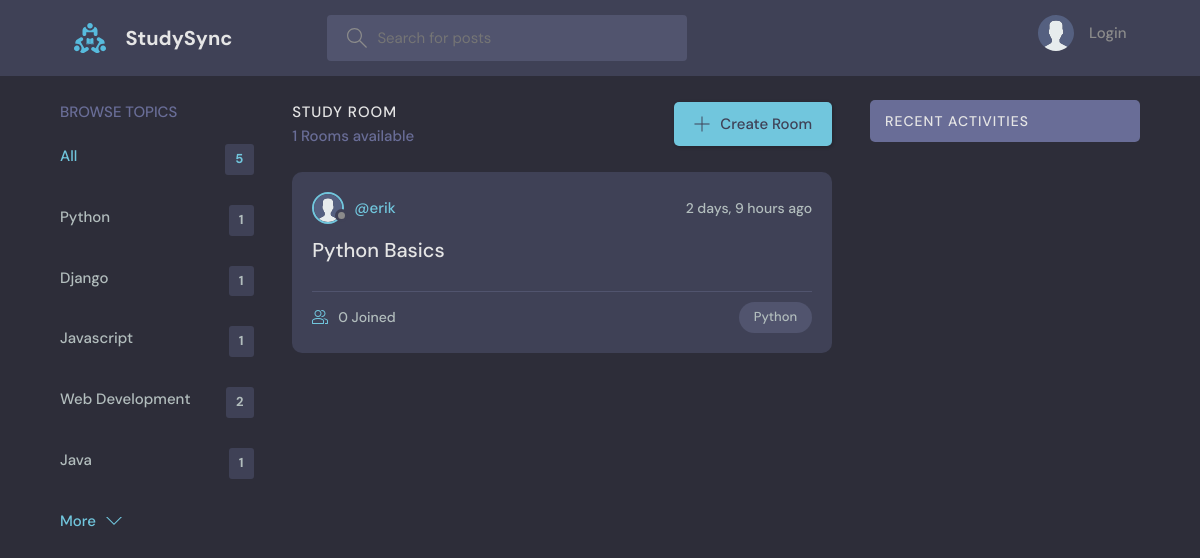
/?q=Python, run on an earlier commit of the app's database.
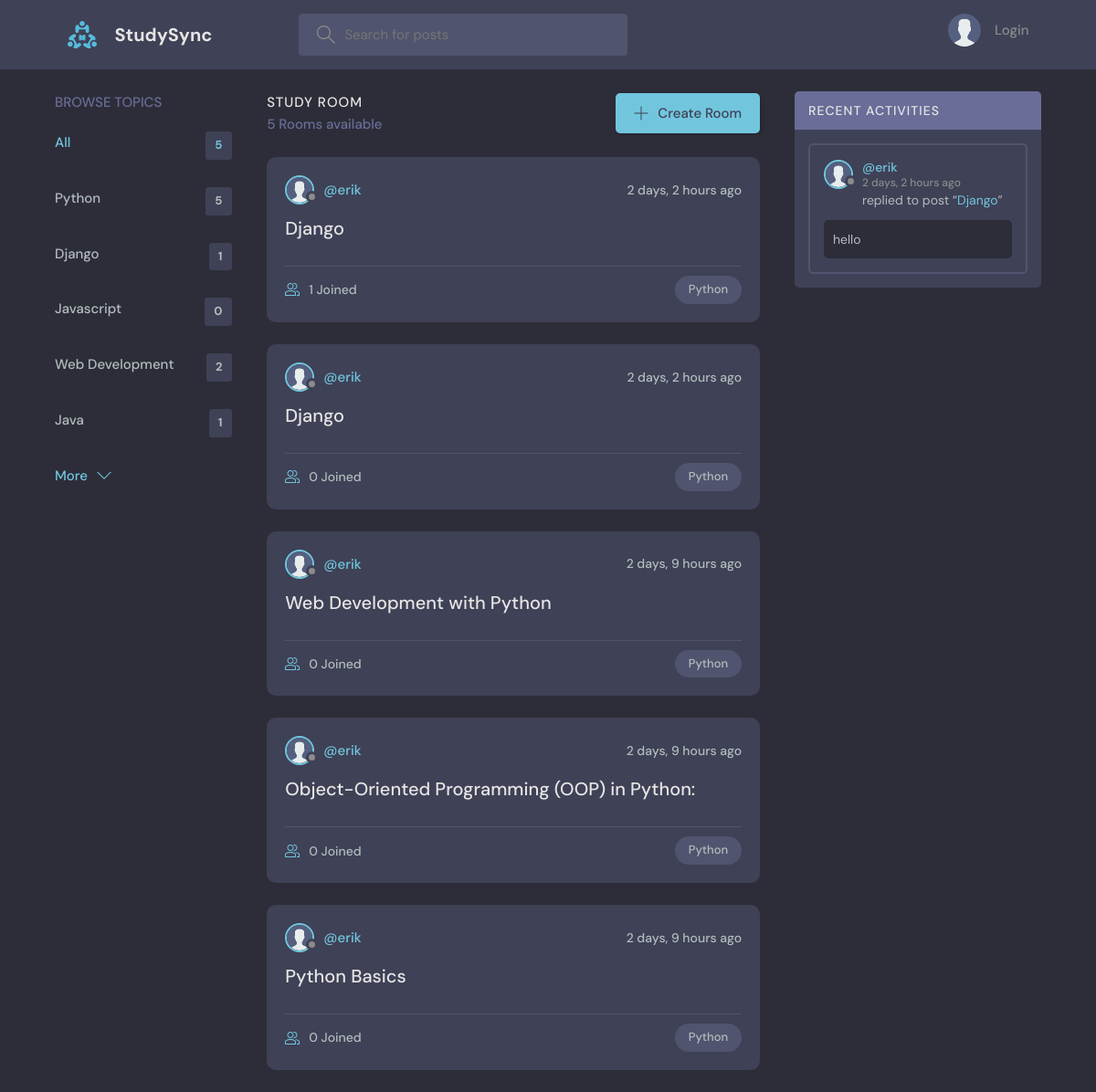
And on a later commit of the database.
### base/models.py (models this page shows, shortened)
class Topic(models.Model):
    name = models.CharField(max_length=200)  # Name of the topic

class Room(models.Model):
    host = models.ForeignKey(User, on_delete=models.SET_NULL, null=True)
    topic = models.ForeignKey(Topic, on_delete=models.SET_NULL, null=True)
    name = models.CharField(max_length=200)
    description = models.TextField(null=True, blank=True)
    participants = models.ManyToManyField(User, related_name='participants')
    updated = models.DateTimeField(auto_now=True)
    created = models.DateTimeField(auto_now_add=True)
    class Meta:
        ordering = ['-updated', '-created']
    def __str__(self):
        return self.name

class Message(models.Model):
    user = models.ForeignKey(User, on_delete=models.CASCADE)
    room = models.ForeignKey(Room, on_delete=models.CASCADE)
    body = models.TextField()
    updated = models.DateTimeField(auto_now=True)
    created = models.DateTimeField(auto_now_add=True)
    class Meta:
        ordering = ['-updated', '-created']

### base/views.py (the view)
# urls.py: path('', views.home,  name="home"),                  # URL for home page
def home(request):
    q = request.GET.get('q') if request.GET.get('q') is not None else ''
    rooms = Room.objects.filter(
        Q(topic__name__icontains=q) |  # Filter rooms by topic name containing the search query
        Q(name__icontains=q) |          # Filter rooms by name containing the search query
        Q(description__icontains=q)     # Filter rooms by description containing the search query
    )
    topics = Topic.objects.all()[0:5]
    room_count = rooms.count()
    room_messages = Message.objects.filter(Q(room__topic__name__icontains=q))
    context = {
        'rooms': rooms,                 # Filtered rooms
        'topics': topics,               # First 5 topics
        'room_count': room_count,       # Number of filtered rooms
        'room_messages': room_messages  # Filtered messages
    }
    return render(request, 'base/home.html', context)

### base/templates/base/home.html (shortened to what this page needs)
{% extends 'main.html' %}
{% block content %}
    <main class="layout layout--3">
      <div class="container">
        {% include 'base/topics_component.html' %}
        <div class="roomList">
          <div class="roomList__header">
            <div>
              <h2>Study Room</h2>
              <p>{{room_count}} Rooms available</p>
            </div>
            <a class="btn btn--main" href="{% url 'create-room' %}">
              <svg version="1.1" xmlns="http://www.w3.org/2000/svg" width="32" height="32" viewBox="0 0 32 32">
                <title>add</title>
                <path
                  d="M16.943 0.943h-1.885v14.115h-14.115v1.885h14.115v14.115h1.885v-14.115h14.115v-1.885h-14.115v-14.115z"
                ></path>
              </svg>
              Create Room
            </a>
          </div>
          {% include 'base/feed_component.html' %}
        </div>
        {% include 'base/activity_component.html' %}
      </div>
    </main>
{% endblock %}

### base/templates/base/topics_component.html
<div class="topics">
   <div class="topics__header">
     <h2>Browse Topics</h2>
   </div>
   <ul class="topics__list">
      <li>
          <a href="{% url 'home' %}" class="active">All <span>{{topics.count}}</span></a>
      </li>
      {% for topic in topics %}
      <li>
          <a href="{% url 'home' %}?q={{topic.name}}">{{topic.name}}<span>{{topic.room_set.all.count}}</span></a>
      </li>
      {% endfor %}
  </ul>
   <a class="btn btn--link" href="{% url 'topics' %}">
     More
     <svg version="1.1" xmlns="http://www.w3.org/2000/svg" width="32" height="32" viewBox="0 0 32 32">
       <title>chevron-down</title>
       <path d="M16 21l-13-13h-3l16 16 16-16h-3l-13 13z"></path>
     </svg>
   </a>
 </div>

### base/templates/base/feed_component.html (shortened to what this page needs)
{% for room in rooms %}
{% load static %}
<div class="roomListRoom">
    <div class="roomListRoom__header">
        <a href="{% url 'user-profile' room.host.id %}" class="roomListRoom__author">
            <div class="avatar avatar--small">
                <img src="{% static 'images/avatar.svg' %}" />
            </div>
            <span>@{{room.host.username}}</span>
        </a>
        <div class="roomListRoom__actions">
            <span>{{room.created|timesince}} ago</span>
        </div>
    </div>
    <div class="roomListRoom__content">
        <a href="{% url 'room' room.id %}">{{room.name}}</a>
    </div>
    <div class="roomListRoom__meta">
        <a href="{% url 'room' room.id %}" class="roomListRoom__joined">
            {{room.participants.all.count}} Joined
        </a>
        <p class="roomListRoom__topic">{{room.topic.name}}</p>
    </div>
</div>
{% endfor %}

### base/templates/base/activity_component.html (shortened to what this page needs)
{% load static %}
<div class="activities">
   <div class="activities__header">
       <h2>Recent Activities</h2>
   </div>
   {% for message in room_messages %}
   <div class="activities__box">
       <div class="activities__boxHeader roomListRoom__header">
           <a href="{% url 'user-profile' message.user.id %}" class="roomListRoom__author">
               <div class="avatar avatar--small">
                   <img src="{% static 'images/avatar.svg' %}" />
               </div>
               <p>
                   @{{message.user.username}}
                   <span>{{message.created|timesince}} ago</span>
               </p>
           </a>
       </div>
       <div class="activities__boxContent">
           <p>replied to post “<a href="{% url 'room' message.room.id %}">{{message.room}}</a>”</p>
           <div class="activities__boxRoomContent">{{message.body}}</div>
       </div>
   </div>
   {% endfor %}
</div>

What changed in the data, as far as the page shows it:
computed for Topic "Python": room_set.all.count "1" → "5"
computed for Topic "Javascript": room_set.all.count "1" → "0"
added Room: host.username "erik", created "2 days, 2 hours", name "Django", participants.all.count "1", topic.name "Python"
added Room: host.username "erik", created "2 days, 2 hours", name "Django", participants.all.count "0", topic.name "Python"
added Room: host.username "erik", created "2 days, 9 hours", name "Web Development with Python", participants.all.count "0", topic.name "Python"
added Room: host.username "erik", created "2 days, 9 hours", name "Object-Oriented Programming (OOP) in Python:", participants.all.count "0", topic.name "Python"
added Message: user.username "erik", created "2 days, 2 hours", room "Django", body "hello"
Also different on the page:
{{ room_count }}: "1" → "5"
